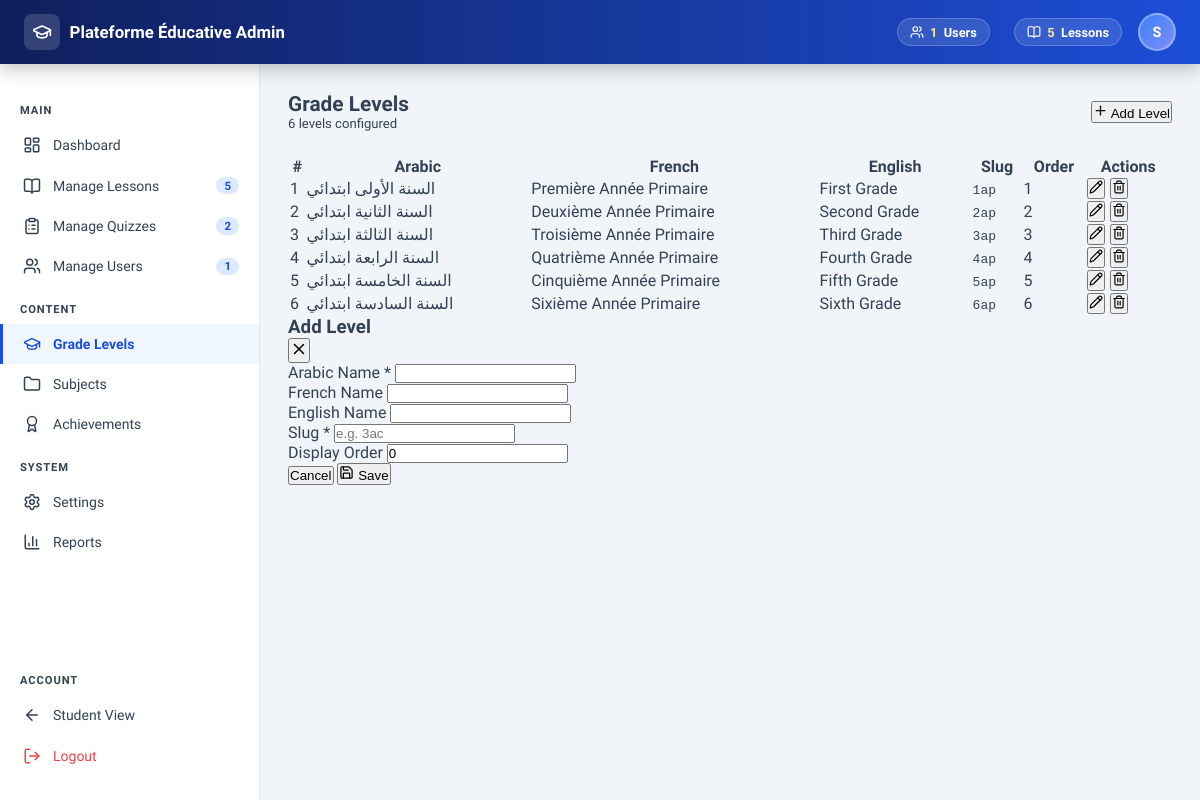
/admin/manage_levels.php (signed in), run on the app's committed database.
### tables this page shows
CREATE TABLE `users` (
  `id` int(11) NOT NULL AUTO_INCREMENT,
  `username` varchar(100) NOT NULL,
  `email` varchar(255) NOT NULL,
  `password` varchar(255) NOT NULL,
  `full_name` varchar(200) NOT NULL,
  `role` enum('student','admin','super_admin') NOT NULL DEFAULT 'student',
  `level_id` int(11) DEFAULT 1,
  `xp_points` int(11) NOT NULL DEFAULT 0,
  `current_level` int(11) NOT NULL DEFAULT 1,
  `profile_picture` varchar(255) DEFAULT NULL,
  `preferred_lang` enum('ar','fr','en') NOT NULL DEFAULT 'fr',   
  `is_active` tinyint(1) NOT NULL DEFAULT 1,
  `last_login` datetime DEFAULT NULL,
  `created_at` timestamp NOT NULL DEFAULT CURRENT_TIMESTAMP,
  `updated_at` timestamp NOT NULL DEFAULT CURRENT_TIMESTAMP ON UPDATE CURRENT_TIMESTAMP,
  PRIMARY KEY (`id`),
  UNIQUE KEY `username` (`username`),
  UNIQUE KEY `email` (`email`),
  KEY `role` (`role`),
  KEY `level_id` (`level_id`),
  KEY `is_active` (`is_active`)
);

CREATE TABLE `levels` (
  `id` int(11) NOT NULL AUTO_INCREMENT,
  `name_ar` varchar(100) NOT NULL,
  `name_fr` varchar(100) NOT NULL,
  `name_en` varchar(100) NOT NULL,
  `description_ar` text,
  `description_fr` text,
  `description_en` text,
  `slug` varchar(50) DEFAULT NULL,
  `display_order` int(11) NOT NULL DEFAULT 0,
  `is_active` tinyint(1) NOT NULL DEFAULT 1,
  `created_at` timestamp NOT NULL DEFAULT CURRENT_TIMESTAMP,
  `updated_at` timestamp NOT NULL DEFAULT CURRENT_TIMESTAMP ON UPDATE CURRENT_TIMESTAMP,
  PRIMARY KEY (`id`),
  KEY `display_order` (`display_order`),
  KEY `is_active` (`is_active`)
);

### includes/functions.php (called while the page is built, shortened)
<?php
function getCurrentLang(): string {
    $lang = $_SESSION['lang'] ?? DEFAULT_LANG;
    return in_array($lang, AVAILABLE_LANGS, true) ? $lang : 'fr';
}
function getDirection(): string {
    return getCurrentLang() === 'ar' ? 'rtl' : 'ltr';
}
function loadLanguage(?string $lang = null): array {
    $lang = $lang ?? getCurrentLang();
    $file = LANG_DIR . $lang . '.json';
    $json = @file_get_contents($file);
    $data = json_decode($json, true);
    return is_array($data) ? $data : [];
}
function t(string $key): string {
    static $translations = null;
    if ($translations === null) {
        $translations = loadLanguage();
    }
    return $translations[$key] ?? $key;
}
function isLoggedIn(): bool {
    return !empty($_SESSION['user_id']);
}
function getCurrentUser(): ?array {
    return db_row('SELECT * FROM users WHERE id = ?', [(int) $_SESSION['user_id']]);
}

### includes/db.php (called while the page is built, shortened)
<?php
function db(): PDO {
    static $pdo = null;
    if ($pdo === null) {
        try {
            $dsn = 'mysql:host=' . DB_HOST . ';dbname=' . DB_NAME . ';charset=utf8mb4';
            $options = [
                PDO::ATTR_ERRMODE            => PDO::ERRMODE_EXCEPTION,
                PDO::ATTR_DEFAULT_FETCH_MODE => PDO::FETCH_ASSOC,
                PDO::ATTR_EMULATE_PREPARES   => false,
                PDO::MYSQL_ATTR_INIT_COMMAND => "SET NAMES utf8mb4 COLLATE utf8mb4_unicode_ci"
            ];
            $pdo = new PDO($dsn, DB_USER, DB_PASS, $options);
        } catch (PDOException $e) {
            error_log('[DB] Connection failed: ' . $e->getMessage());
            http_response_code(500);
            die('Database connection failed. Please contact administrator.');
        }
    }
    return $pdo;
}
function db_all(string $sql, array $params = []): array {
    try {
        $stmt = db()->prepare($sql);
        $stmt->execute($params);
        return $stmt->fetchAll();
    } catch (PDOException $e) {
        error_log('[DB] Query failed: ' . $e->getMessage() . ' | SQL: ' . $sql);
        return [];
    }
}
function db_row(string $sql, array $params = []): ?array {
    try {
        $stmt = db()->prepare($sql);
        $stmt->execute($params);
        $result = $stmt->fetch();
        return $result ?: null;
    } catch (PDOException $e) {
        error_log('[DB] Query failed: ' . $e->getMessage() . ' | SQL: ' . $sql);
        return null;
    }
}
function db_value(string $sql, array $params = []) {
    try {
        $stmt = db()->prepare($sql);
        $stmt->execute($params);
        return $stmt->fetchColumn();
    } catch (PDOException $e) {
        error_log('[DB] Query failed: ' . $e->getMessage() . ' | SQL: ' . $sql);
        return null;
    }
}

### admin/manage_levels.php (the view, shortened to what this page needs)
<?php
$levels = db_all('SELECT * FROM levels ORDER BY display_order ASC');
require_once '_layout.php';
?>
<div style="display:flex;align-items:center;justify-content:space-between;margin-bottom:1.5rem;flex-wrap:wrap;gap:.75rem;">
  <div>
    <h1 style="font-size:1.3rem;font-weight:800;">Grade Levels</h1>
    <p style="font-size:.82rem;color:var(--text-muted);"><?php echo count($levels); ?> levels configured</p>
  </div>
  <button class="btn btn-primary" onclick="openModal('levelModal')">
    <i data-lucide="plus" width="15" height="15"></i> Add Level
  </button>
</div>
<div class="section-card">
  <div class="section-card-body" style="padding:0;">
    <table id="levelsTable" class="table table-hover mb-0" style="width:100%;">
      <thead>
        <tr>
          <th>#</th><th>Arabic</th><th>French</th><th>English</th><th>Slug</th><th>Order</th><th>Actions</th>
        </tr>
      </thead>
      <tbody>
        <?php foreach ($levels as $lv): ?>
        <tr data-id="<?php echo (int)$lv['id']; ?>">
          <td><?php echo (int)$lv['id']; ?></td>
          <td><?php echo htmlspecialchars($lv['name_ar']); ?></td>
          <td><?php echo htmlspecialchars($lv['name_fr']); ?></td>
          <td><?php echo htmlspecialchars($lv['name_en']); ?></td>
          <td><code><?php echo htmlspecialchars($lv['slug']); ?></code></td>
          <td><?php echo (int)$lv['display_order']; ?></td>
          <td>
            <div style="display:flex;gap:.35rem;">
              <button class="btn btn-ghost btn-sm btn-icon" onclick="editLevel(<?php echo (int)$lv['id']; ?>)">
                <i data-lucide="pencil" width="14" height="14"></i>
              </button>
              <button class="btn btn-danger btn-sm btn-icon" onclick="deleteLevel(<?php echo (int)$lv['id']; ?>, '<?php echo addslashes($lv['name_ar']); ?>')">
                <i data-lucide="trash-2" width="14" height="14"></i>
              </button>
            </div>
          </td>
        </tr>
        <?php endforeach; ?>
      </tbody>
    </table>
  </div>
</div>
<div class="modal-overlay" id="levelModal">
  <div class="modal-box" style="max-width:520px;">
    <div class="modal-head">
      <h3 id="levelModalTitle">Add Level</h3>
      <button class="modal-close" onclick="closeModal('levelModal')"><i data-lucide="x" width="18" height="18"></i></button>
    </div>
    <div class="modal-body">
      <form id="levelForm">
        <div class="form-grid">
          <div class="form-group full">
            <label class="form-label">Arabic Name <span class="req">*</span></label>
            <input type="text" name="name_ar" id="field_lvl_ar" class="form-control" dir="rtl" required>
          </div>
          <div class="form-group">
            <label class="form-label">French Name</label>
            <input type="text" name="name_fr" id="field_lvl_fr" class="form-control">
          </div>
          <div class="form-group">
            <label class="form-label">English Name</label>
            <input type="text" name="name_en" id="field_lvl_en" class="form-control">
          </div>
          <div class="form-group">
            <label class="form-label">Slug <span class="req">*</span></label>
            <input type="text" name="slug" id="field_lvl_slug" class="form-control" placeholder="e.g. 3ac" required>
          </div>
          <div class="form-group">
            <label class="form-label">Display Order</label>
            <input type="number" name="display_order" id="field_lvl_order" class="form-control" value="0" min="0">
          </div>
        </div>
      </form>
    </div>
    <div class="modal-footer">
      <button class="btn btn-ghost" onclick="closeModal('levelModal')">Cancel</button>
      <button class="btn btn-primary" onclick="saveLevel()"><i data-lucide="save" width="15" height="15"></i> Save</button>
    </div>
  </div>
</div>
<?php require_once '_layout_end.php'; ?>

### admin/_layout.php (shortened to what this page needs)
<?php
require_once __DIR__ . '/../includes/db.php';
require_once __DIR__ . '/../includes/functions.php';
$currentLang = getCurrentLang();
$dir         = getDirection();
$currentUser = getCurrentUser();
$currentPage = basename($_SERVER['PHP_SELF'], '.php');
$totalUsers = (int) db_value('SELECT COUNT(*) FROM users WHERE role = "student"');
$totalLessons = (int) db_value('SELECT COUNT(*) FROM lessons WHERE is_published = 1');
$totalQuizzes = (int) db_value('SELECT COUNT(*) FROM quizzes WHERE is_active = 1');
?>
<!DOCTYPE html>
<html lang="<?php echo $currentLang; ?>" dir="<?php echo $dir; ?>">
<head>
</head>
<body>
<nav class="topbar">
  <a href="dashboard.php" class="topbar-brand">
    <span class="brand-icon">
      <i data-lucide="graduation-cap" width="20" height="20" color="white"></i>
    </span>
    <?php echo t('app_name'); ?> Admin
  </a>
  <div class="topbar-stats">
    <div class="stat-pill">
      <i data-lucide="users" width="14" height="14"></i>
      <span class="stat-num"><?php echo number_format($totalUsers); ?></span>
      Users
    </div>
    <div class="stat-pill">
      <i data-lucide="book-open" width="14" height="14"></i>
      <span class="stat-num"><?php echo number_format($totalLessons); ?></span>
      Lessons
    </div>
  </div>
  <div class="admin-avatar">
    <?php echo mb_strtoupper(mb_substr($currentUser['full_name'], 0, 1, 'UTF-8'), 'UTF-8'); ?>
  </div>
</nav>
<div class="admin-layout">
  <aside class="sidebar" id="sidebar">
    <span class="sidebar-section-label">Main</span>
    <a href="dashboard.php" class="sidebar-item <?php echo $currentPage === 'dashboard' ? 'active' : ''; ?>">
      <i data-lucide="layout-dashboard" width="18" height="18"></i>
      Dashboard
    </a>
    <a href="manage_lessons.php" class="sidebar-item <?php echo $currentPage === 'manage_lessons' ? 'active' : ''; ?>">
      <i data-lucide="book-open" width="18" height="18"></i>
      Manage Lessons
      <span class="sidebar-badge"><?php echo $totalLessons; ?></span>
    </a>
    <a href="manage_quizzes.php" class="sidebar-item <?php echo $currentPage === 'manage_quizzes' ? 'active' : ''; ?>">
      <i data-lucide="clipboard-list" width="18" height="18"></i>
      Manage Quizzes
      <span class="sidebar-badge"><?php echo $totalQuizzes; ?></span>
    </a>
    <a href="manage_users.php" class="sidebar-item <?php echo $currentPage === 'manage_users' ? 'active' : ''; ?>">
      <i data-lucide="users" width="18" height="18"></i>
      Manage Users
      <span class="sidebar-badge"><?php echo $totalUsers; ?></span>
    </a>
    <span class="sidebar-section-label">Content</span>
    <a href="manage_levels.php" class="sidebar-item <?php echo $currentPage === 'manage_levels' ? 'active' : ''; ?>">
      <i data-lucide="graduation-cap" width="18" height="18"></i>
      Grade Levels
    </a>
    <a href="manage_subjects.php" class="sidebar-item <?php echo $currentPage === 'manage_subjects' ? 'active' : ''; ?>">
      <i data-lucide="folder" width="18" height="18"></i>
      Subjects
    </a>
    <a href="manage_achievements.php" class="sidebar-item <?php echo $currentPage === 'manage_achievements' ? 'active' : ''; ?>">
      <i data-lucide="award" width="18" height="18"></i>
      Achievements
    </a>
    <span class="sidebar-section-label">System</span>
    <a href="settings.php" class="sidebar-item <?php echo $currentPage === 'settings' ? 'active' : ''; ?>">
      <i data-lucide="settings" width="18" height="18"></i>
      Settings
    </a>
    <a href="reports.php" class="sidebar-item <?php echo $currentPage === 'reports' ? 'active' : ''; ?>">
      <i data-lucide="bar-chart-3" width="18" height="18"></i>
      Reports
    </a>
    <span class="sidebar-section-label" style="margin-top:auto;">Account</span>
    <a href="../dashboard.php" class="sidebar-item">
      <i data-lucide="arrow-left" width="18" height="18"></i>
      Student View
    </a>
    <a href="../logout.php" class="sidebar-item" style="color:#ef4444;">
      <i data-lucide="log-out" width="18" height="18"></i>
      Logout
    </a>
  </aside>
  <main class="admin-main">

### data on the page
users: full_name "S"
levels: id "1", name_ar "السنة الأولى ابتدائي", name_fr "Première Année Primaire", name_en "First Grade", slug "1ap", display_order "1"
levels: id "2", name_ar "السنة الثانية ابتدائي", name_fr "Deuxième Année Primaire", name_en "Second Grade", slug "2ap", display_order "2"
levels: id "3", name_ar "السنة الثالثة ابتدائي", name_fr "Troisième Année Primaire", name_en "Third Grade", slug "3ap", display_order "3"
levels: id "4", name_ar "السنة الرابعة ابتدائي", name_fr "Quatrième Année Primaire", name_en "Fourth Grade", slug "4ap", display_order "4"
levels: id "5", name_ar "السنة الخامسة ابتدائي", name_fr "Cinquième Année Primaire", name_en "Fifth Grade", slug "5ap", display_order "5"
levels: id "6", name_ar "السنة السادسة ابتدائي", name_fr "Sixième Année Primaire", name_en "Sixth Grade", slug "6ap", display_order "6"

### other printed values
t('app_name') "Plateforme Éducative"
$totalUsers "1"
$totalLessons "5"
$totalQuizzes "2"
count($levels) "6"
